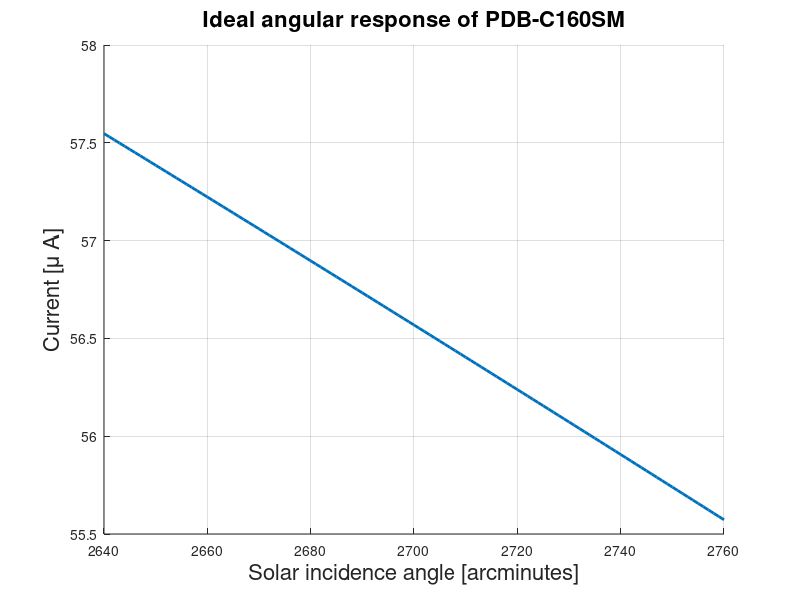

This figure's MATLAB source:
close all
clear all

% Create plot of ideal photodiode curve
arcmins = 44*60:46*60;
theta = arcmins/60;
I_max = 80;   % Short circuit current, microamps
I = I_max * cosd(theta);

figure
hold on
grid on
plot(arcmins,I,'LineWidth',2)
title('Ideal angular response of PDB-C160SM','FontSize',16)
xlabel('Solar incidence angle [arcminutes]','FontSize',16)
ylabel('Current [\mu A]','FontSize',16)

slope = zeros(1,length(arcmins)-1);
for i = 1:length(arcmins)-1
    slope(i)=(I(i+1)-I(i))/(arcmins(i+1)-arcmins(i))
end
avg = mean(slope)*10^3
stddev = std(slope)*10^3
min = min(slope)*10^3
max = max(slope)*10^3
